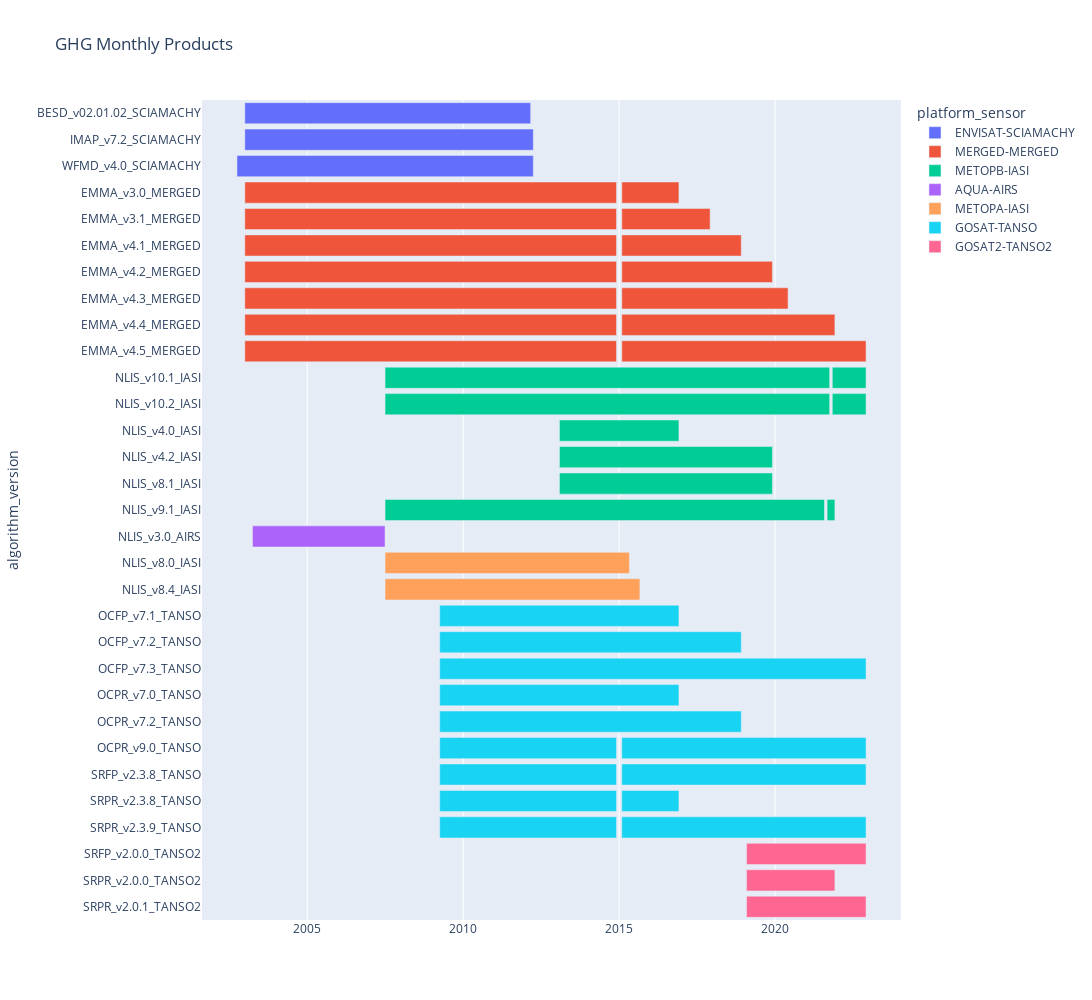

The notebook cell this image was saved under:
### Code cell
reclist=[]

# Read manifest file for Lot2 O3 - latest and get relaevant information into a Pandas Dataframe
# -- check if this is the correct manifest file...

# note: the variable name is not been taking into account here, because it is repeated for each platform/sensor pair
# to retrieve that information, just do varname=line.decode('utf-8').split('/')[5]

fname = 'http://wdc.dlr.de/C3S_312b_Lot2/manifest_C3S_312b_Lot2_GHG_L2_latest.txt'
for line in urllib.request.urlopen(fname):
    recstr = line.decode('utf-8').split('/')[-1].split('-')

    rec = {
        'level': recstr[2],
        # 'variable': recstr[3],
        'platform': recstr[4],
        'sensor': recstr[5],
        'algorithm': recstr[6],
        'frequency': recstr[7],
        'version' : recstr[8][0:-4],
        'date' : pd.Timestamp(datetime(int(recstr[0][0:4]),int(recstr[0][4:6]),1,0,0,0)),
    }

    if rec not in reclist: reclist.append(rec) # records of the same platform/sensor pair - different variable - are removed here
df = pd.DataFrame(reclist)

algorithms = sorted(list(df['algorithm'].unique()))

# timeseries go from 1970 until end of last year with available data in the manifest file
lastyear=df['date'].max().year
dates = pd.date_range('1970-01-15',f'{lastyear}-12-1',freq='MS')

# for each variable , then for each algorithm, then for each of its versions, check which months are covered
# colors will be platform/sensor pairs

barList = []
for algo in algorithms:
    
    df2 = df[df['algorithm']==algo].copy()
    versions=sorted(list(df2['version'].unique()))
    
    for v,version in enumerate(versions):
        df3 = df2[df2['version']==version]
        platforms=sorted(list(df3['platform'].unique()))
        for p,platform in enumerate(platforms):
            df4 = df3[df3['platform']==platform]
            timeseries = np.ones([len(dates)])*-1
            sens_plat_list=[] # list of all sensor/platforms that could use this algo version

            for t,date in enumerate(dates):
                if (date.to_datetime64() in df4['date'].values):
                    platform = df4.loc[df4['date']==date.to_datetime64(),['platform']].values[0][0]
                    # print(df4.loc[df4['date']==date.to_datetime64(),['platform']])
                    # raise SystemExit
                    sensor = df4.loc[df4['date']==date.to_datetime64(),['sensor']].values[0][0]
                    sensor_platform = f'{sensor}-{platform}'
                    if sensor_platform not in sens_plat_list:
                        sens_plat_list.append(sensor_platform)
                    #find index of this pair on the list
                    index=[i for i in range(len(sens_plat_list)) if (sens_plat_list[i]==sensor_platform)]
                    # print(platform_sensor)
                    # raise SystemExit
                    timeseries[t]=index[0]
            # plt.figure()
            # plt.plot(dates,timeseries)
            # plt.show()
            
            # now extract information about the bars to draw in the final plot
            # each individual bar is a new entry in a new DataFrame

            for i in range(len(dates)):
                if i==0:
                    if timeseries[1]==-1: # no data in beginning of timeseries, then do nothing
                        continue
                    else: # data in the very beginning - create new bar
                        bar = {
                            'algorithm_version' : f'{algo}_{version}_{platform}',
                            'platform_sensor': sens_plat_list[timeseries[t]],
                            'startdate': dates[i],
                        }
                        continue
                elif i==len(timeseries)-1: # case of last date
                    if(timeseries[i]==timeseries[i-1]):
                        if timeseries[i]==-1: # no data in last date, no active bar
                            continue
                        else: # active bar, needs to be closed
                            bar['enddate']=dates[i]
                            barList.append(bar)
                            continue
                    else: #there is a change in the timeseries. weather new satellite or end of last bar
                        if timeseries[i]==-1:
                            bar['enddate']=dates[i-1] # no data in last date, just close last active bar
                            barList.append(bar)
                        else: # new bar in the very last date. need to close last and initialize and close a new one
                            bar['enddate']=dates[i-1]
                            barList.append(bar)
                            bar = {
                                'algorithm_version' : f'{algo}_{version}_{platform}',
                                'platform_sensor': sens_plat_list[timeseries[t]],
                                'startdate': dates[i],
                                'enddate': dates[i],
                            }
                            barList.append(bar)
                            continue
                else: # general case
                    if(timeseries[i]==timeseries[i-1]): # no change, just continue to next date
                        continue
                    else: # weather no data or new satellite takes over. previous bar needs to be closed
                        if (timeseries[i]==-1) and (timeseries[i-1]!=-1): # no data from now on, just continue
                            bar['enddate']=dates[i-1]
                            barList.append(bar) # debug HEREß
                            continue
                        
                        else: #a different satellite takes over. close last bar and start new one
                            if timeseries[i-1]!=-1: # if i-1 had active bar, it needs to be closed
                                bar['enddate']=dates[i-1]
                                barList.append(bar)
                            # then open new bar    
                            bar = {
                                'algorithm_version' : f'{algo}_{version}_{platform}',
                                'platform_sensor': sens_plat_list[int(timeseries[t])],
                                'startdate': dates[i],
                            }
                            continue

df_bars = pd.DataFrame(barList)
print(df_bars)

fig = px.timeline(df_bars, x_start="startdate", x_end="enddate", y='algorithm_version',color='platform_sensor',title='GHG Monthly Products')
# fig = px.timeline(df_bars, x_start="startdate", x_end="enddate", y='algorithm_version')
# fig = px.timeline(datasets_df, x_start="startdate", x_end="enddate", y='ECV')
fig.update_yaxes(autorange="reversed")
fig.update_layout(
    autosize=True,
    width=1200,
    height=1000,
)
fig.show()
today_date = pd.Timestamp.today().strftime('%Y%m%d') 
fig.write_image(f'GHG_coverage_byalgoversion_by mission_{today_date}.png')
# fig.write_html('GHG_coverage_byalgoversion_by mission.htm')

### Figure 1 — Plotly figure (JSON) as saved in the notebook; plotly's stock layout.template omitted (floating-point values rounded to 4 significant figures)
{"data": [{"alignmentgroup": "True", "base": ["2003-01-01T00:00:00", "2003-01-01T00:00:00", "2002-10-01T00:00:00"], "hovertemplate": "platform_sensor=ENVISAT-SCIAMACHY<br>startdate=%{base}<br>enddate=%{x}<br>algorithm_version=%{y}<extra></extra>", "legendgroup": "ENVISAT-SCIAMACHY", "marker": {"color": "#636efa", "pattern": {"shape": ""}}, "name": "ENVISAT-SCIAMACHY", "offsetgroup": "ENVISAT-SCIAMACHY", "orientation": "h", "showlegend": true, "textposition": "auto", "type": "bar", "x": [289180800000, 291859200000, 299808000000], "xaxis": "x", "y": ["BESD_v02.01.02_SCIAMACHY", "IMAP_v7.2_SCIAMACHY", "WFMD_v4.0_SCIAMACHY"], "yaxis": "y"}, {"alignmentgroup": "True", "base": ["2003-01-01T00:00:00", "2015-02-01T00:00:00", "2003-01-01T00:00:00", "2015-02-01T00:00:00", "2003-01-01T00:00:00", "2015-02-01T00:00:00", "2003-01-01T00:00:00", "2015-02-01T00:00:00", "2003-01-01T00:00:00", "2015-02-01T00:00:00", "2003-01-01T00:00:00", "2015-02-01T00:00:00", "2003-01-01T00:00:00", "2015-02-01T00:00:00"], "hovertemplate": "platform_sensor=MERGED-MERGED<br>startdate=%{base}<br>enddate=%{x}<br>algorithm_version=%{y}<extra></extra>", "legendgroup": "MERGED-MERGED", "marker": {"color": "#EF553B", "pattern": {"shape": ""}}, "name": "MERGED-MERGED", "offsetgroup": "MERGED-MERGED", "orientation": "h", "showlegend": true, "textposition": "auto", "type": "bar", "x": [376012800000, 57801600000, 376012800000, 89337600000, 376012800000, 120873600000, 376012800000, 152409600000, 376012800000, 168220800000, 376012800000, 215568000000, 376012800000, 247104000000], "xaxis": "x", "y": ["EMMA_v3.0_MERGED", "EMMA_v3.0_MERGED", "EMMA_v3.1_MERGED", "EMMA_v3.1_MERGED", "EMMA_v4.1_MERGED", "EMMA_v4.1_MERGED", "EMMA_v4.2_MERGED", "EMMA_v4.2_MERGED", "EMMA_v4.3_MERGED", "EMMA_v4.3_MERGED", "EMMA_v4.4_MERGED", "EMMA_v4.4_MERGED", "EMMA_v4.5_MERGED", "EMMA_v4.5_MERGED"], "yaxis": "y"}, {"alignmentgroup": "True", "base": ["2007-07-01T00:00:00", "2021-11-01T00:00:00", "2007-07-01T00:00:00", "2021-11-01T00:00:00", "2013-02-01T00:00:00", "2013-02-01T00:00:00", "2013-02-01T00:00:00", "2007-07-01T00:00:00", "2021-09-01T00:00:00"], "hovertemplate": "platform_sensor=METOPB-IASI<br>startdate=%{base}<br>enddate=%{x}<br>algorithm_version=%{y}<extra></extra>", "legendgroup": "METOPB-IASI", "marker": {"color": "#00cc96", "pattern": {"shape": ""}}, "name": "METOPB-IASI", "offsetgroup": "METOPB-IASI", "orientation": "h", "showlegend": true, "textposition": "auto", "type": "bar", "x": [449798400000, 34128000000, 449798400000, 34128000000, 120873600000, 215481600000, 215481600000, 444528000000, 7862400000], "xaxis": "x", "y": ["NLIS_v10.1_IASI", "NLIS_v10.1_IASI", "NLIS_v10.2_IASI", "NLIS_v10.2_IASI", "NLIS_v4.0_IASI", "NLIS_v4.2_IASI", "NLIS_v8.1_IASI", "NLIS_v9.1_IASI", "NLIS_v9.1_IASI"], "yaxis": "y"}, {"alignmentgroup": "True", "base": ["2003-04-01T00:00:00"], "hovertemplate": "platform_sensor=AQUA-AIRS<br>startdate=%{base}<br>enddate=%{x}<br>algorithm_version=%{y}<extra></extra>", "legendgroup": "AQUA-AIRS", "marker": {"color": "#ab63fa", "pattern": {"shape": ""}}, "name": "AQUA-AIRS", "offsetgroup": "AQUA-AIRS", "orientation": "h", "showlegend": true, "textposition": "auto", "type": "bar", "x": [134092800000], "xaxis": "x", "y": ["NLIS_v3.0_AIRS"], "yaxis": "y"}, {"alignmentgroup": "True", "base": ["2007-07-01T00:00:00", "2007-07-01T00:00:00"], "hovertemplate": "platform_sensor=METOPA-IASI<br>startdate=%{base}<br>enddate=%{x}<br>algorithm_version=%{y}<extra></extra>", "legendgroup": "METOPA-IASI", "marker": {"color": "#FFA15A", "pattern": {"shape": ""}}, "name": "METOPA-IASI", "offsetgroup": "METOPA-IASI", "orientation": "h", "showlegend": true, "textposition": "auto", "type": "bar", "x": [247190400000, 257817600000], "xaxis": "x", "y": ["NLIS_v8.0_IASI", "NLIS_v8.4_IASI"], "yaxis": "y"}, {"alignmentgroup": "True", "base": ["2009-04-01T00:00:00", "2009-04-01T00:00:00", "2009-04-01T00:00:00", "2009-04-01T00:00:00", "2009-04-01T00:00:00", "2009-04-01T00:00:00", "2015-02-01T00:00:00", "2009-04-01T00:00:00", "2015-02-01T00:00:00", "2009-04-01T00:00:00", "2015-02-01T00:00:00", "2009-04-01T00:00:00", "2015-02-01T00:00:00"], "hovertemplate": "platform_sensor=GOSAT-TANSO<br>startdate=%{base}<br>enddate=%{x}<br>algorithm_version=%{y}<extra></extra>", "legendgroup": "GOSAT-TANSO", "marker": {"color": "#19d3f3", "pattern": {"shape": ""}}, "name": "GOSAT-TANSO", "offsetgroup": "GOSAT-TANSO", "orientation": "h", "showlegend": true, "textposition": "auto", "type": "bar", "x": [242006400000, 305078400000, 431308800000, 242006400000, 305078400000, 178848000000, 247104000000, 178848000000, 247104000000, 178848000000, 57801600000, 178848000000, 247104000000], "xaxis": "x", "y": ["OCFP_v7.1_TANSO", "OCFP_v7.2_TANSO", "OCFP_v7.3_TANSO", "OCPR_v7.0_TANSO", "OCPR_v7.2_TANSO", "OCPR_v9.0_TANSO", "OCPR_v9.0_TANSO", "SRFP_v2.3.8_TANSO", "SRFP_v2.3.8_TANSO", "SRPR_v2.3.8_TANSO", "SRPR_v2.3.8_TANSO", "SRPR_v2.3.9_TANSO", "SRPR_v2.3.9_TANSO"], "yaxis": "y"}, {"alignmentgroup": "True", "base": ["2019-02-01T00:00:00", "2019-02-01T00:00:00", "2019-02-01T00:00:00"], "hovertemplate": "platform_sensor=GOSAT2-TANSO2<br>startdate=%{base}<br>enddate=%{x}<br>algorithm_version=%{y}<extra></extra>", "legendgroup": "GOSAT2-TANSO2", "marker": {"color": "#FF6692", "pattern": {"shape": ""}}, "name": "GOSAT2-TANSO2", "offsetgroup": "GOSAT2-TANSO2", "orientation": "h", "showlegend": true, "textposition": "auto", "type": "bar", "x": [120873600000, 89337600000, 120873600000], "xaxis": "x", "y": ["SRFP_v2.0.0_TANSO2", "SRPR_v2.0.0_TANSO2", "SRPR_v2.0.1_TANSO2"], "yaxis": "y"}], "layout": {"autosize": true, "barmode": "overlay", "height": 1000, "legend": {"title": {"text": "platform_sensor"}, "tracegroupgap": 0}, "title": {"text": "GHG Monthly Products"}, "width": 1200, "xaxis": {"anchor": "y", "domain": [0, 1], "type": "date"}, "yaxis": {"anchor": "x", "autorange": "reversed", "domain": [0, 1], "title": {"text": "algorithm_version"}}}}
